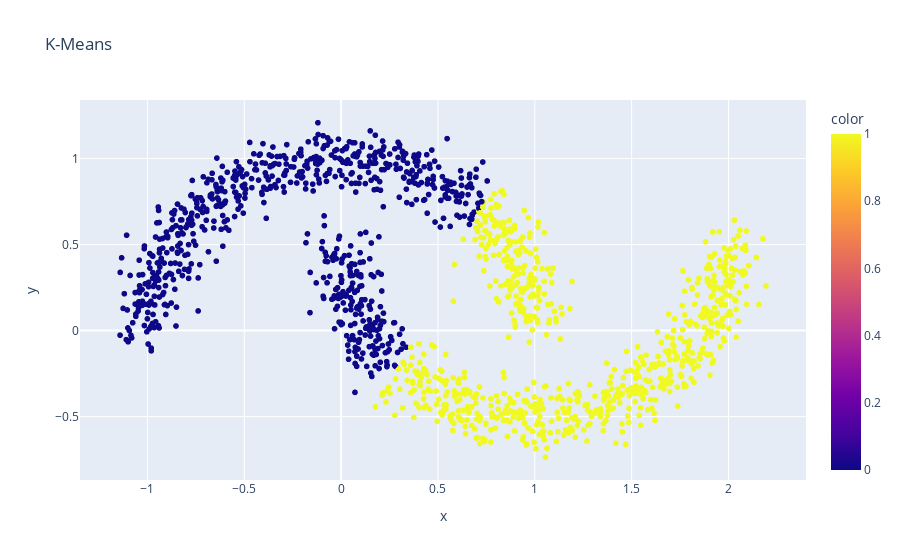

Here is the notebook cell this chart was saved with:
### Code cell
px.scatter(x = x_random[:,0], y = x_random[:,1], color=labels, title="K-Means")

### Figure 1 — Plotly figure (JSON) as saved in the notebook; plotly's stock layout.template omitted (floating-point values rounded to 4 significant figures; data arrays with more than 128 entries replaced by an {"elided": "..."} marker saying what was removed)
{"data": [{"hovertemplate": "x=%{x}<br>y=%{y}<br>color=%{marker.color}<extra></extra>", "legendgroup": "", "marker": {"color": {"elided": "1500 int values"}, "coloraxis": "coloraxis", "symbol": "circle"}, "mode": "markers", "name": "", "showlegend": false, "type": "scattergl", "x": {"elided": "1500 float values"}, "xaxis": "x", "y": {"elided": "1500 float values"}, "yaxis": "y"}], "layout": {"coloraxis": {"colorbar": {"title": {"text": "color"}}, "colorscale": [[0, "#0d0887"], [0.1111, "#46039f"], [0.2222, "#7201a8"], [0.3333, "#9c179e"], [0.4444, "#bd3786"], [0.5556, "#d8576b"], [0.6667, "#ed7953"], [0.7778, "#fb9f3a"], [0.8889, "#fdca26"], [1, "#f0f921"]]}, "legend": {"tracegroupgap": 0}, "title": {"text": "K-Means"}, "xaxis": {"anchor": "y", "domain": [0, 1], "title": {"text": "x"}}, "yaxis": {"anchor": "x", "domain": [0, 1], "title": {"text": "y"}}}}
